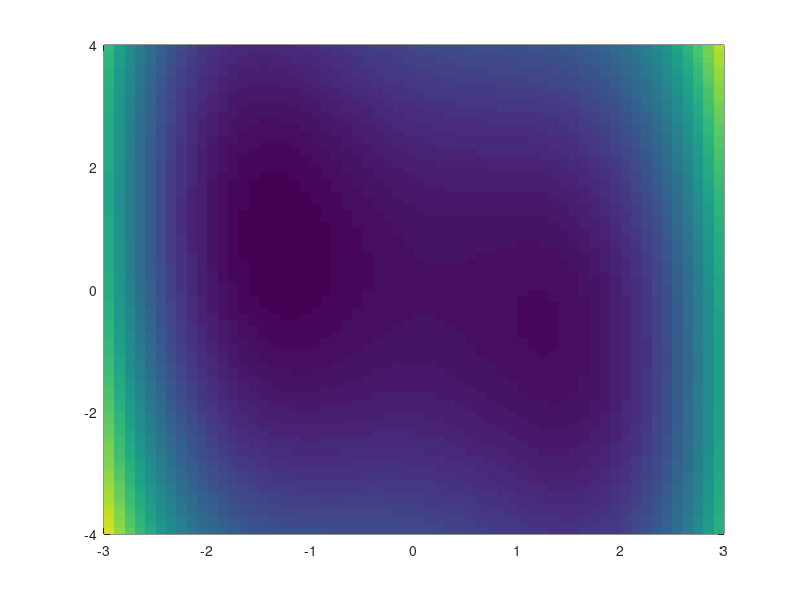

Source code (MATLAB): (Note: this script raises an error after producing the figure.)
%Ejemplo con dos minimos 
clear all; close all;
[x,y]=meshgrid(-3:0.1:3,-4:0.1:4);
z = (x.^4 - 3*x.^2 + x + y.*y + x.*y);
while(1),
    close all
    pcolor(x,y,z),shading flat;hold on;
    sol = ginput(1)';
    for i=1:100,
       x=sol(1,i);
       y=sol(2,i);
       dx = 4 * x.^3 - 6*x + 1 + y; %Caclula la derivada. 
       dy = 2 * y + x;
       sol(:,i+1) = sol(:,i) - 0.1 * [dx;dy];
       plot([sol(1,i) sol(1,i+1)],[sol(2,i) sol(2,i+1)],'r', 'LineWidth',3)
       %pause
    end;
    pause
end;



%Otro ejemplo
clear all
x = [1 2 4 4 5 6 7 8]';
y = [1 4 3 5 7 6 6 8]';
A = [x ones(size(x))];

weights = [0.8 1]';
P = weights;

m = -1:0.05:2;
b = -1:0.05:3;
[bgrid,mgrid] = meshgrid(b,m);
for i=1:length(m),
    for j=1:length(b),
        weights = [m(i) b(j)]';
        estim = A * weights;
        error(j,i) = log(sumsqr(y - estim));
    end
end

while(1),
   close all
   pcolor(m,b,error),shading interp,colorbar,hold on
   xlabel('b','FontSize',12)
   ylabel('m','FontSize',12)
   weights=ginput(1)'; 
   P=weights;
   for i=1:1000,
      estim = A * weights;
      aux = repmat(estim-y,1,size(A,2));
      gradiente = sum(aux.* A);
      weights = weights - 0.001 * gradiente';
      P = [P weights];
   end;
   comet(P(1,:),P(2,:));
   pause
end;


%Ejemplo derivadas matlab. 
syms x 
f = x.^2;
df = diff(f, x) %Casca porque x es un array, no una variable simbolica. 
subs(df, x, 3) %Devuelve el calculo de la variable en un punto dado. 
